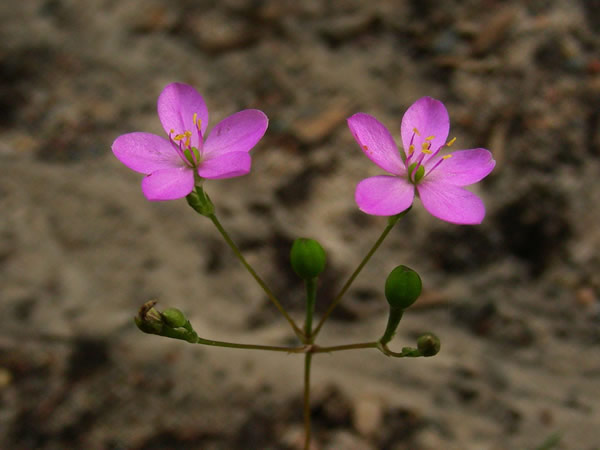
#> input picture flower.jpg, 600 x 450 px
$ python pca_zca_whitening.py
#> lines starting #> are read from the running program, lines starting #| are printed output that depends on the picture
import cv2
import numpy as np
from scipy import linalg

# codigo da patricia com alteracoes para aplicar a imagens coloridas.
##### Variaveis globais para realizar determinadas acoes #####
showImages = False
resizeImages = False

'''Funcao responsavel por receber um array de imagens, uma opcao para apresentar imagens e dar resize nas mesmas.
Para cada imagem do array sera calculada a sua matriz relativa a imagem esbranquicada e adicionada ao array de retorno.'''
def whiten_images(images, show, resize):
    global showImages, resizeImages
    showImages = show
    resizeImages = resize
    whitened_images = []
    for img in images:
        whitened_images.append(whiten_image(img))
#> in whiten_image, img is the input picture: shape (450, 600, 3); mean B, G, R 60.9, 72.9, 91.4

'''Funcao responsavel por receber uma imagem e retornar a matriz equivalente a mesma, porem esbranquicada.'''
def whiten_image(img):
    # x = loadData(img)
    img = cv2.imread(img)
    showImage(img, 'original')
    b, g, r = cv2.split(img)
    width, height = b.shape
    shaped_b = reshapeImage(b)
    shaped_g = reshapeImage(g)
    shaped_r = reshapeImage(r)

    # canal blue
    xPCAWhite_b, U_b = PCAWhitening(shaped_b)
    xZCAWhite_b = ZCAWhitening(xPCAWhite_b, U_b)

    # canal green
    xPCAWhite_g, U_g = PCAWhitening(shaped_g)
    xZCAWhite_g = ZCAWhitening(xPCAWhite_g, U_g)

    # canal red
    xPCAWhite_r, U_r = PCAWhitening(shaped_r)
    xZCAWhite_r = ZCAWhitening(xPCAWhite_r, U_r)

    final_xZCAWhite_b = shapeImageWhitened(xZCAWhite_b, width, height)
    final_xZCAWhite_g = shapeImageWhitened(xZCAWhite_g, width, height)
    final_xZCAWhite_r = shapeImageWhitened(xZCAWhite_r, width, height)

    img = cv2.merge((final_xZCAWhite_b, final_xZCAWhite_g, final_xZCAWhite_r))
    showImage(img, 'whitened ZCA')
    final_xZCAWhite_b = shapeImageWhitened(xPCAWhite_b, width, height)
    final_xZCAWhite_g = shapeImageWhitened(xPCAWhite_g, width, height)
    final_xZCAWhite_r = shapeImageWhitened(xPCAWhite_r, width, height)
    img = cv2.merge((final_xZCAWhite_b, final_xZCAWhite_g, final_xZCAWhite_r))
    showImage(img, 'whitened PCA')

    return img

'''Funcao responsavel por ler a imagem original em tons de cinza, dar resize na mesma e apresenta-la
(se as opcoes tiverem sido escolhidas). Retorna uma matriz 2D (pois transformamos a imagem para tons
de cinza) NxM, onde N e M sao as dimensoes da imagem apos ter sido redimensionada (ou nao).'''
def loadData(img):
    img_gray = cv2.imread(img, cv2.IMREAD_GRAYSCALE)
    if resizeImages:
        img_gray = cv2.resize(img_gray, (67, 540))

    if showImages:
        showImage(img_gray, 'original')
    return img_gray

'''Funcao responsavel por receber a matriz no formato 1 x N*M de valores float e realizar os passos do
algoritmo de branqueamento do PCA. Sao eles: calcular sigma e seus autovalores (matriz U de rotacao, etc),
achar xRot (dados rotacionados), xHat(dados em dimensao reduzida 1) e, finalmente, computar a matriz PCA
utilizando a formula estabelecida. Retorna a matriz PCA e U.'''
def PCAWhitening(x):
    sigma = x.dot(x.T) / x.shape[1]
    U, S, Vh = linalg.svd(sigma)

    xRot = U.T.dot(x)

    #Reduz o numero de dimensoes de 2 pra 1
    k = 1
    xRot = U[:,0:k].T.dot(x)
    xHat = U[:,0:k].dot(xRot)

    epsilon = 1e-5
    xPCAWhite = np.diag(1.0 / np.sqrt(S + epsilon)).dot(U.T).dot(x) #formula do PCAWhitening
    return xPCAWhite, U

'''Funcao responsavel por retornar a matriz ZCAWhitening a partir da PCAWhitening e U, atraves
da formula estabelecida (UxPCAWhite).'''
def ZCAWhitening(xPCAWhite, U):
    xZCAWhite = U.dot(xPCAWhite) #formula da ZCAWhitening
    return xZCAWhite

'''Funcao responsavel por receber a matriz 2D NxM da imagem e retornar uma nova matriz 1 x N*M, sem alteracao
dos valores da mesma. Todos os valores foram transformados para float, pois quando lidamos com int temos problema
de overflow em algumas contas.'''
def reshapeImage(img):
    vector = img.reshape(1, img.size)
    x = vector.astype('float64')
    return x

'''Funcao responsavel por abrir uma janela do sistema com o titulo escolhido para apresentar a imagem do parametro.'''
def showImage(img, title):
    cv2.imshow(title,img)
    cv2.waitKey(0)

'''Funcao responsavel por transformar a matriz ZCAWhite que possui dimensao 1xN*M em uma nova matriz, equivalente a original
de dimensoes NxM, sem alteracao de seus valores. Apresenta a imagem final caso a opcao seja escolhida.'''
def shapeImageWhitened(xZCAWhite,width, height):
    reshaped = xZCAWhite.reshape(width, height)
    reshaped_t = reshaped
    # if showImages:
        # showImage(reshaped_t, 'whitened')

    return reshaped_t


if __name__ == '__main__':
    whiten_images(['../../flower.jpg'], True, False)
#> in whiten_image, `b, g, r = cv2.split(img)`:
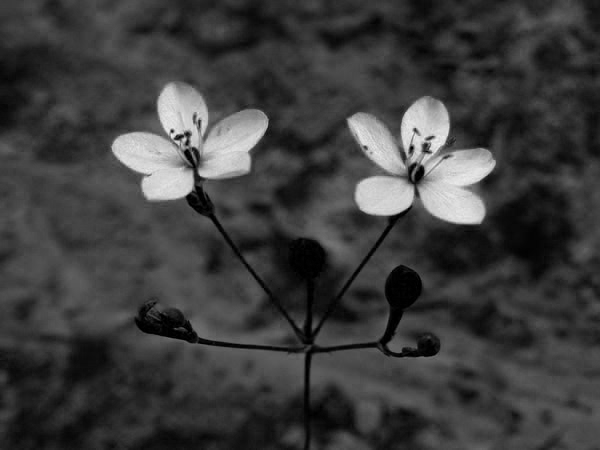
#> b: shape (450, 600); min 0, max 242, mean 60.9
#> in whiten_image, `b, g, r = cv2.split(img)`:
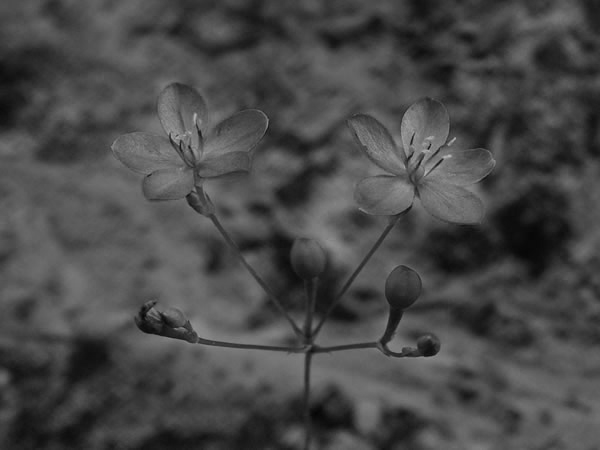
#> g: shape (450, 600); min 5, max 181, mean 72.9
#> in whiten_image, `b, g, r = cv2.split(img)`:
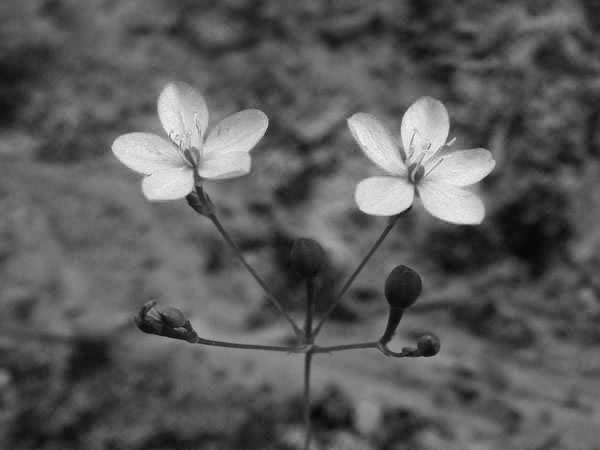
#> r: shape (450, 600); min 6, max 244, mean 91.4
#> in PCAWhitening, `sigma = x.dot(x.T) / x.shape[1]`: sigma = [5499.4]
#> in PCAWhitening, `U, S, Vh = linalg.svd(sigma)`: U = [1]; S = [5499.4]; Vh = [1]
#> call 2 of shapeImageWhitened, with xZCAWhite = array of shape (1, 270000), width = 450, height = 600
#> in shapeImageWhitened (call 2), `reshaped = xZCAWhite.reshape(width, height)`:
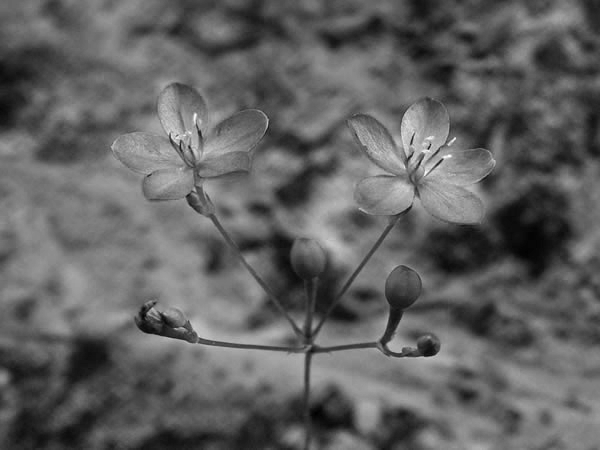
#> reshaped: shape (450, 600) float64; min 0.0647, max 2.34, mean 0.943; drawn with min black and max white
#> in whiten_image, `img = cv2.merge((final_xZCAWhite_b, final_xZCAWhite_g, final_xZCAWhite..`:
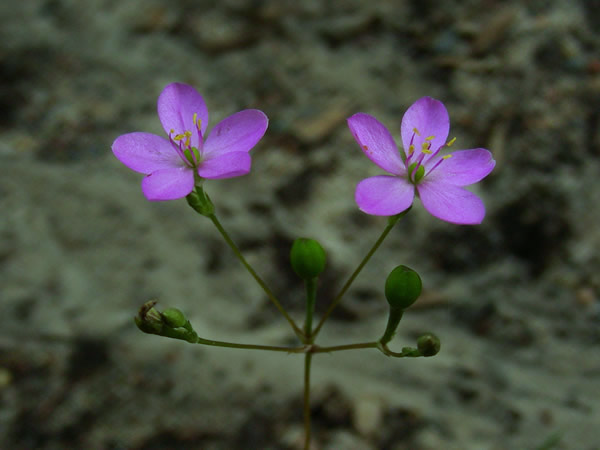
#> img: shape (450, 600, 3) float64; mean of channels 0, 1, 2 0.821, 0.943, 0.91; drawn with min black and max white
#> call 2 of showImage, with title = 'whitened ZCA'
#> in showImage (call 2), `cv2.imshow(title,img)`:
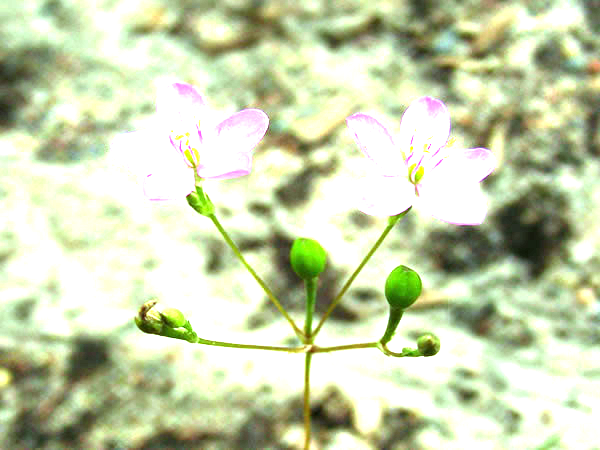
#> window 'whitened ZCA': shape (450, 600, 3); mean B, G, R 176.1, 212.4, 202.8

$ run again, with girl-original.png saved as flower.jpg
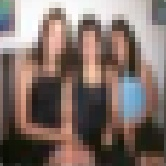
#> input picture girl-original.png, 166 x 166 px
#> in whiten_image, img is the input picture: shape (166, 166, 3); mean B, G, R 104.5, 111.1, 127.8
#> in whiten_image, `b, g, r = cv2.split(img)`:
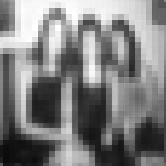
#> r: shape (166, 166); min 8, max 255, mean 127.8
#> sigma = [15494.8]
#> U = [1]; S = [15494.8]; Vh = [1]
#> in showImage (call 2), `cv2.imshow(title,img)`:
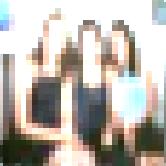
#> window 'whitened ZCA': shape (166, 166, 3); mean B, G, R 172.1, 180, 186.9
